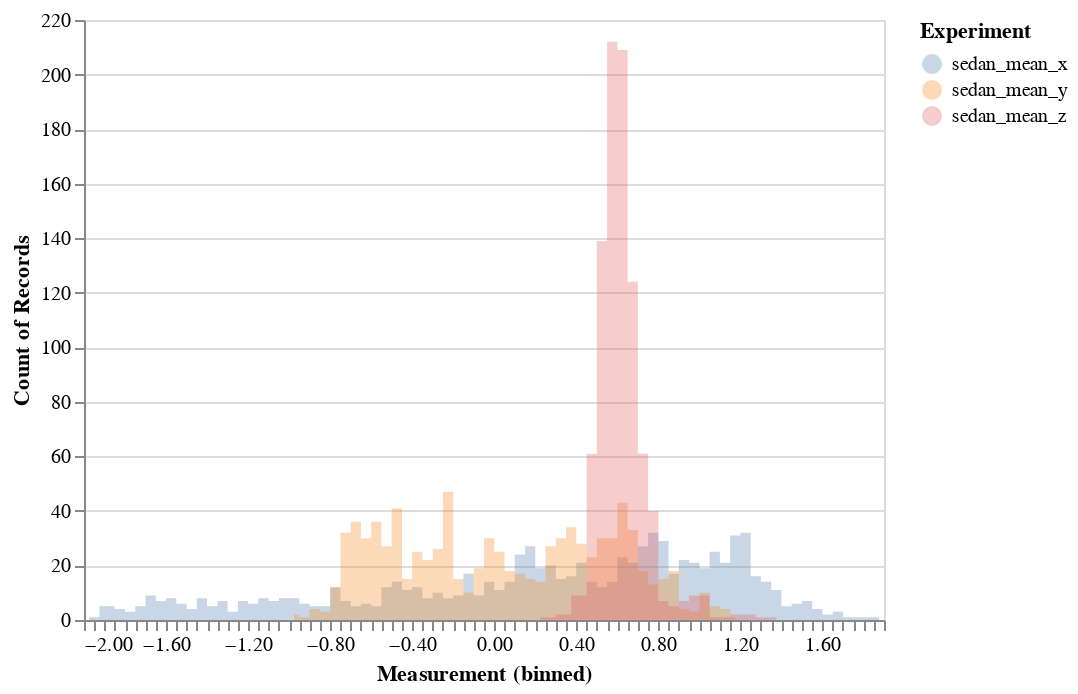

The notebook cell this image was saved under:
### Code cell
s = pd.DataFrame(x[0])
source = pd.DataFrame({
    'sedan_mean_x': np.array(s[0]),
    'sedan_mean_y': np.array(s[1]),
    'sedan_mean_z': np.array(s[2])
})
alt.Chart(source).transform_fold(
    ['sedan_mean_x', 'sedan_mean_y', 'sedan_mean_z'],
    as_=['Experiment', 'Measurement']
).mark_area(
    opacity=0.3,
    interpolate='step'
).encode(
    alt.X('Measurement:Q', bin=alt.Bin(maxbins=100)),
    alt.Y('count()', stack=None),
    alt.Color('Experiment:N'))

### Figure 1 — Vega-Lite specification as saved in the notebook (floating-point values rounded to 4 significant figures; data arrays with more than 128 entries replaced by an {"elided": "..."} marker saying what was removed)
{"config": {"view": {"continuousWidth": 400, "continuousHeight": 300}}, "data": {"name": "data-2dbc446f619fd7195f9cc8bb2e034b12"}, "mark": {"type": "area", "interpolate": "step", "opacity": 0.3}, "encoding": {"color": {"type": "nominal", "field": "Experiment"}, "x": {"type": "quantitative", "bin": {"maxbins": 100}, "field": "Measurement"}, "y": {"type": "quantitative", "aggregate": "count", "stack": null}}, "transform": [{"fold": ["sedan_mean_x", "sedan_mean_y", "sedan_mean_z"], "as": ["Experiment", "Measurement"]}], "$schema": "https://vega.github.io/schema/vega-lite/v4.0.2.json", "datasets": {"data-2dbc446f619fd7195f9cc8bb2e034b12": {"elided": "891 records"}}}
